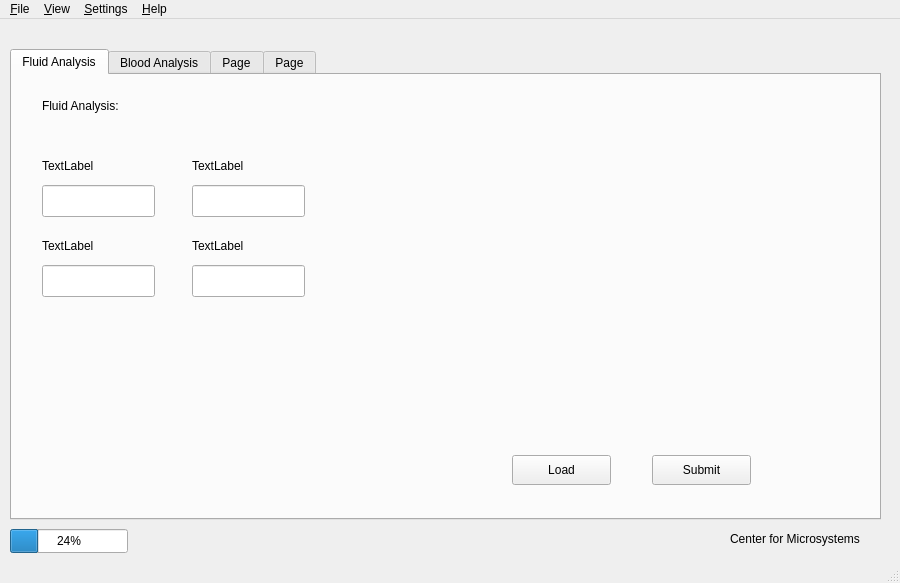
<?xml version="1.0" encoding="UTF-8"?>
<ui version="4.0">
 <class>MainWindow</class>
 <widget class="QMainWindow" name="MainWindow">
  <property name="geometry">
   <rect>
    <x>0</x>
    <y>0</y>
    <width>900</width>
    <height>583</height>
   </rect>
  </property>
  <property name="windowTitle">
   <string>MainWindow</string>
  </property>
  <widget class="QWidget" name="centralwidget">
   <widget class="QTabWidget" name="tabWidget">
    <property name="geometry">
     <rect>
      <x>10</x>
      <y>30</y>
      <width>871</width>
      <height>471</height>
     </rect>
    </property>
    <property name="currentIndex">
     <number>0</number>
    </property>
    <widget class="QWidget" name="tab">
     <attribute name="title">
      <string>Fluid Analysis</string>
     </attribute>
     <widget class="QLabel" name="label">
      <property name="geometry">
       <rect>
        <x>30</x>
        <y>20</y>
        <width>161</width>
        <height>22</height>
       </rect>
      </property>
      <property name="text">
       <string>Fluid Analysis:</string>
      </property>
     </widget>
     <widget class="QPushButton" name="pushButton">
      <property name="geometry">
       <rect>
        <x>640</x>
        <y>380</y>
        <width>99</width>
        <height>30</height>
       </rect>
      </property>
      <property name="text">
       <string>Submit</string>
      </property>
     </widget>
     <widget class="QPushButton" name="pushButton_2">
      <property name="geometry">
       <rect>
        <x>500</x>
        <y>380</y>
        <width>99</width>
        <height>30</height>
       </rect>
      </property>
      <property name="text">
       <string>Load</string>
      </property>
     </widget>
     <widget class="QLabel" name="label_2">
      <property name="geometry">
       <rect>
        <x>30</x>
        <y>80</y>
        <width>68</width>
        <height>22</height>
       </rect>
      </property>
      <property name="text">
       <string>TextLabel</string>
      </property>
     </widget>
     <widget class="QLineEdit" name="lineEdit">
      <property name="geometry">
       <rect>
        <x>30</x>
        <y>110</y>
        <width>113</width>
        <height>32</height>
       </rect>
      </property>
     </widget>
     <widget class="QLineEdit" name="lineEdit_2">
      <property name="geometry">
       <rect>
        <x>180</x>
        <y>110</y>
        <width>113</width>
        <height>32</height>
       </rect>
      </property>
     </widget>
     <widget class="QLabel" name="label_3">
      <property name="geometry">
       <rect>
        <x>180</x>
        <y>80</y>
        <width>68</width>
        <height>22</height>
       </rect>
      </property>
      <property name="text">
       <string>TextLabel</string>
      </property>
     </widget>
     <widget class="QLineEdit" name="lineEdit_3">
      <property name="geometry">
       <rect>
        <x>30</x>
        <y>190</y>
        <width>113</width>
        <height>32</height>
       </rect>
      </property>
     </widget>
     <widget class="QLabel" name="label_4">
      <property name="geometry">
       <rect>
        <x>30</x>
        <y>160</y>
        <width>68</width>
        <height>22</height>
       </rect>
      </property>
      <property name="text">
       <string>TextLabel</string>
      </property>
     </widget>
     <widget class="QLineEdit" name="lineEdit_4">
      <property name="geometry">
       <rect>
        <x>180</x>
        <y>190</y>
        <width>113</width>
        <height>32</height>
       </rect>
      </property>
     </widget>
     <widget class="QLabel" name="label_5">
      <property name="geometry">
       <rect>
        <x>180</x>
        <y>160</y>
        <width>68</width>
        <height>22</height>
       </rect>
      </property>
      <property name="text">
       <string>TextLabel</string>
      </property>
     </widget>
    </widget>
    <widget class="QWidget" name="tab_2">
     <attribute name="title">
      <string>Blood Analysis</string>
     </attribute>
    </widget>
    <widget class="QWidget" name="tab_3">
     <attribute name="title">
      <string>Page</string>
     </attribute>
    </widget>
    <widget class="QWidget" name="tab_4">
     <attribute name="title">
      <string>Page</string>
     </attribute>
    </widget>
   </widget>
   <widget class="QProgressBar" name="progressBar">
    <property name="geometry">
     <rect>
      <x>10</x>
      <y>510</y>
      <width>118</width>
      <height>24</height>
     </rect>
    </property>
    <property name="value">
     <number>24</number>
    </property>
   </widget>
   <widget class="QLabel" name="label_6">
    <property name="geometry">
     <rect>
      <x>730</x>
      <y>510</y>
      <width>141</width>
      <height>20</height>
     </rect>
    </property>
    <property name="text">
     <string>Center for Microsystems</string>
    </property>
   </widget>
  </widget>
  <widget class="QMenuBar" name="menubar">
   <property name="geometry">
    <rect>
     <x>0</x>
     <y>0</y>
     <width>900</width>
     <height>26</height>
    </rect>
   </property>
   <widget class="QMenu" name="menu_File">
    <property name="title">
     <string>&amp;File</string>
    </property>
    <addaction name="action_New"/>
    <addaction name="action_Open"/>
    <addaction name="separator"/>
    <addaction name="action_Save"/>
    <addaction name="action_Save_As"/>
    <addaction name="separator"/>
    <addaction name="action_Print"/>
    <addaction name="action_Export_File"/>
    <addaction name="action_Import_File"/>
    <addaction name="separator"/>
    <addaction name="action_Quit"/>
    <addaction name="action_Close_All"/>
   </widget>
   <widget class="QMenu" name="menu_Settings">
    <property name="title">
     <string>&amp;Settings</string>
    </property>
   </widget>
   <widget class="QMenu" name="menu_Window">
    <property name="title">
     <string>&amp;View</string>
    </property>
   </widget>
   <widget class="QMenu" name="menu_Help">
    <property name="title">
     <string>&amp;Help</string>
    </property>
   </widget>
   <addaction name="menu_File"/>
   <addaction name="menu_Window"/>
   <addaction name="menu_Settings"/>
   <addaction name="menu_Help"/>
  </widget>
  <widget class="QStatusBar" name="statusbar"/>
  <action name="action_New">
   <property name="text">
    <string>&amp;New</string>
   </property>
  </action>
  <action name="action_Open">
   <property name="text">
    <string>&amp;Open</string>
   </property>
  </action>
  <action name="action_Save">
   <property name="text">
    <string>&amp;Save</string>
   </property>
  </action>
  <action name="action_Save_As">
   <property name="text">
    <string>&amp;Save As</string>
   </property>
  </action>
  <action name="action_Print">
   <property name="text">
    <string>&amp;Print</string>
   </property>
  </action>
  <action name="action_Export_File">
   <property name="text">
    <string>&amp;Export File</string>
   </property>
  </action>
  <action name="action_Import_File">
   <property name="text">
    <string>&amp;Import File</string>
   </property>
  </action>
  <action name="action_Quit">
   <property name="text">
    <string>&amp;Quit</string>
   </property>
  </action>
  <action name="action_Close_All">
   <property name="text">
    <string>&amp;Close All</string>
   </property>
  </action>
 </widget>
 <resources/>
 <connections/>
</ui>
